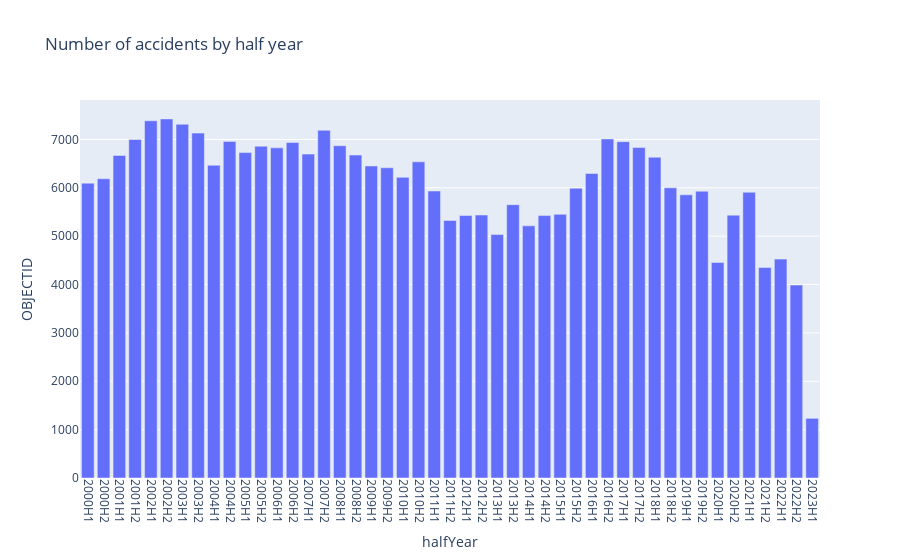

Source (notebook cell):
### Code cell
cas_by_half_year =  cas_df.groupby(['halfYear'])['OBJECTID'].count().reset_index()
fig = px.bar(cas_by_half_year, x='halfYear', y='OBJECTID', 
              title='Number of accidents by half year')
fig.update_layout(
    xaxis=dict(
        tickmode='linear',
        tick0=min(cas_by_half_year['halfYear']),
        dtick=1,
        tickangle=90
    )
)
fig.show()

### Figure 1 — Plotly figure (JSON) as saved in the notebook; plotly's stock layout.template omitted (floating-point values rounded to 4 significant figures)
{"data": [{"alignmentgroup": "True", "hovertemplate": "halfYear=%{x}<br>OBJECTID=%{y}<extra></extra>", "legendgroup": "", "marker": {"color": "#636efa", "pattern": {"shape": ""}}, "name": "", "offsetgroup": "", "orientation": "v", "showlegend": false, "textposition": "auto", "type": "bar", "x": ["2000H1", "2000H2", "2001H1", "2001H2", "2002H1", "2002H2", "2003H1", "2003H2", "2004H1", "2004H2", "2005H1", "2005H2", "2006H1", "2006H2", "2007H1", "2007H2", "2008H1", "2008H2", "2009H1", "2009H2", "2010H1", "2010H2", "2011H1", "2011H2", "2012H1", "2012H2", "2013H1", "2013H2", "2014H1", "2014H2", "2015H1", "2015H2", "2016H1", "2016H2", "2017H1", "2017H2", "2018H1", "2018H2", "2019H1", "2019H2", "2020H1", "2020H2", "2021H1", "2021H2", "2022H1", "2022H2", "2023H1"], "xaxis": "x", "y": [6097, 6188, 6670, 7000, 7386, 7425, 7314, 7131, 6466, 6960, 6728, 6860, 6826, 6937, 6697, 7190, 6870, 6678, 6452, 6414, 6216, 6537, 5934, 5325, 5427, 5437, 5034, 5652, 5214, 5426, 5451, 5991, 6297, 7011, 6955, 6832, 6632, 6000, 5855, 5930, 4455, 5435, 5908, 4353, 4526, 3990, 1234], "yaxis": "y"}], "layout": {"barmode": "relative", "legend": {"tracegroupgap": 0}, "title": {"text": "Number of accidents by half year"}, "xaxis": {"anchor": "y", "domain": [0, 1], "dtick": 1, "tick0": "2000H1", "tickangle": 90, "tickmode": "linear", "title": {"text": "halfYear"}}, "yaxis": {"anchor": "x", "domain": [0, 1], "title": {"text": "OBJECTID"}}}}
